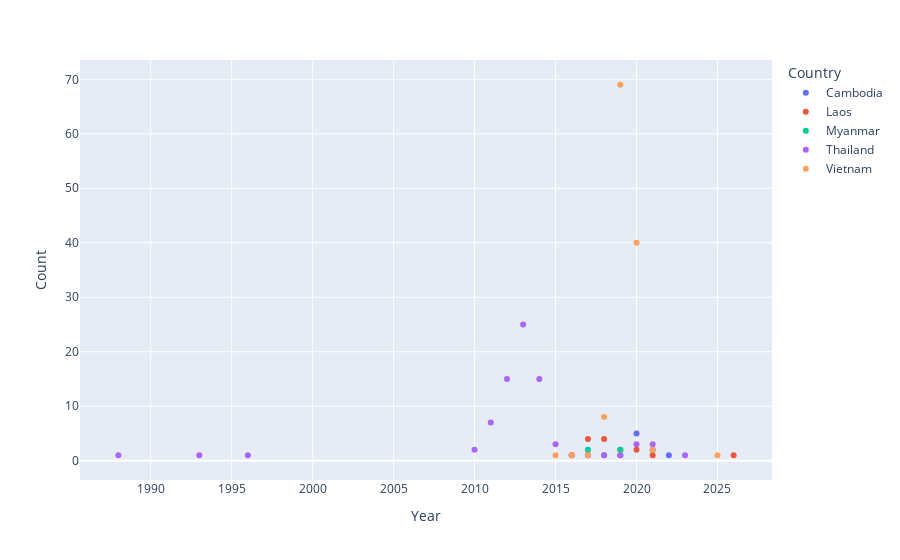

The cell this chart's notebook holds for it:
### Code cell
df = finaldf.query("Subtype == 'Solar'") # ['Oil', 'Hydro', 'Waste', 'Coal', 'Biomass', 'Solar', 'Wind', 'Gas', 'Geothermal', 'Mixed Fossil Fuel']
fig = px.scatter(df, 
                x="Year", 
                y="Count", 
                color="Country")
fig.show()

### Figure 1 — Plotly figure (JSON) as saved in the notebook; plotly's stock layout.template omitted (floating-point values rounded to 4 significant figures)
{"data": [{"hovertemplate": "Country=Cambodia<br>Year=%{x}<br>Count=%{y}<extra></extra>", "legendgroup": "Cambodia", "marker": {"color": "#636efa", "symbol": "circle"}, "mode": "markers", "name": "Cambodia", "orientation": "v", "showlegend": true, "type": "scatter", "x": [2017, 2019, 2020, 2021, 2022], "xaxis": "x", "y": [1, 1, 5, 2, 1], "yaxis": "y"}, {"hovertemplate": "Country=Laos<br>Year=%{x}<br>Count=%{y}<extra></extra>", "legendgroup": "Laos", "marker": {"color": "#EF553B", "symbol": "circle"}, "mode": "markers", "name": "Laos", "orientation": "v", "showlegend": true, "type": "scatter", "x": [2016, 2017, 2018, 2019, 2020, 2021, 2026], "xaxis": "x", "y": [1, 4, 4, 2, 2, 1, 1], "yaxis": "y"}, {"hovertemplate": "Country=Myanmar<br>Year=%{x}<br>Count=%{y}<extra></extra>", "legendgroup": "Myanmar", "marker": {"color": "#00cc96", "symbol": "circle"}, "mode": "markers", "name": "Myanmar", "orientation": "v", "showlegend": true, "type": "scatter", "x": [2017, 2018, 2019], "xaxis": "x", "y": [2, 1, 2], "yaxis": "y"}, {"hovertemplate": "Country=Thailand<br>Year=%{x}<br>Count=%{y}<extra></extra>", "legendgroup": "Thailand", "marker": {"color": "#ab63fa", "symbol": "circle"}, "mode": "markers", "name": "Thailand", "orientation": "v", "showlegend": true, "type": "scatter", "x": [1988, 1993, 1996, 2010, 2011, 2012, 2013, 2014, 2015, 2016, 2017, 2018, 2019, 2020, 2021, 2023], "xaxis": "x", "y": [1, 1, 1, 2, 7, 15, 25, 15, 3, 1, 1, 1, 1, 3, 3, 1], "yaxis": "y"}, {"hovertemplate": "Country=Vietnam<br>Year=%{x}<br>Count=%{y}<extra></extra>", "legendgroup": "Vietnam", "marker": {"color": "#FFA15A", "symbol": "circle"}, "mode": "markers", "name": "Vietnam", "orientation": "v", "showlegend": true, "type": "scatter", "x": [2015, 2016, 2017, 2018, 2019, 2020, 2021, 2025], "xaxis": "x", "y": [1, 1, 1, 8, 69, 40, 2, 1], "yaxis": "y"}], "layout": {"legend": {"title": {"text": "Country"}, "tracegroupgap": 0}, "margin": {"t": 60}, "xaxis": {"anchor": "y", "domain": [0, 1], "title": {"text": "Year"}}, "yaxis": {"anchor": "x", "domain": [0, 1], "title": {"text": "Count"}}}}
